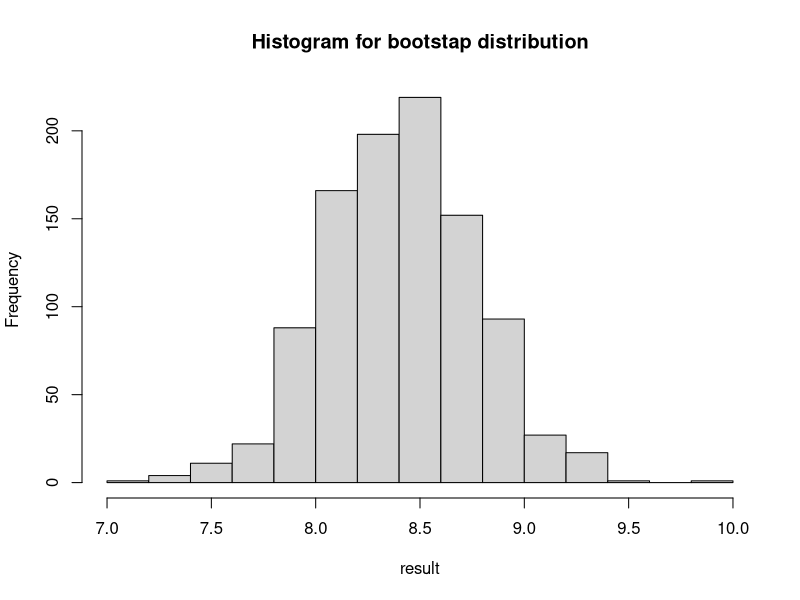

Write R code to recreate this figure.
# Bootstrap
# Example 11 ----------
tele_df = read.csv("repairtimes.csv")
ilec_df = tele_df[tele_df$Group=="ILEC",]
bootstrap_one_sample = function (x1, N){
  result = rep(0,N); n = length(x1)
  for (i in 1:N){
    result[i] = mean(sample(x1, n, replace = TRUE))
  }
  m = mean(result)
  s = sd(result)
  hist(result, main = "Histogram for bootstap distribution")
  return(list(mean = m, sd = s))
}
set.seed(1)
bootstrap_one_sample(ilec_df$Time, 1000)
